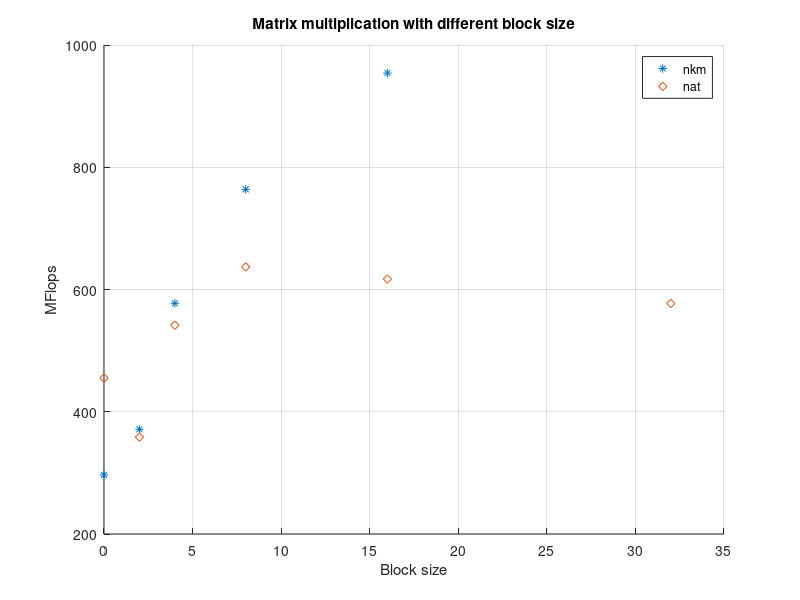
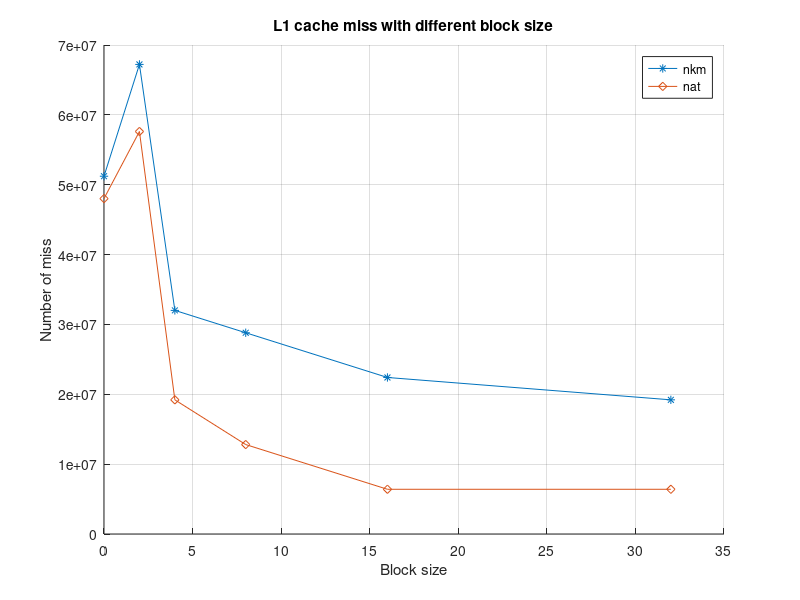
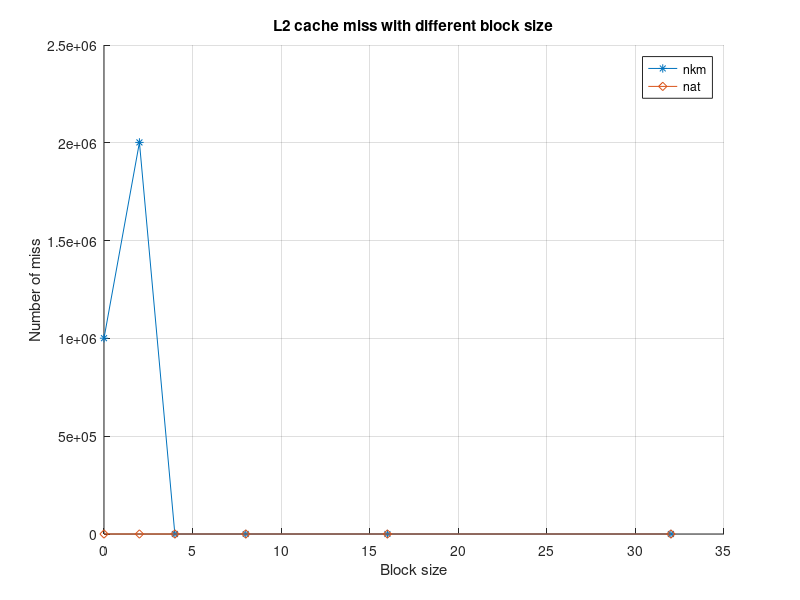

These charts were generated, in order, by the following MATLAB code:
clear all;
close all;
clc;

load("part4_mflops_nkm_mnk.dat");
figure;
grid on; hold on;
plot(part4_mflops_nkm_mnk(:,1),part4_mflops_nkm_mnk(:,2),"*");
plot(part4_mflops_nkm_mnk(:,1),part4_mflops_nkm_mnk(:,3),"d");
title("Matrix multiplication with different block size");
legend("nkm","nat");
xlabel("Block size");
ylabel("MFlops");

%%
close all;
clc;
load("part4_l1_l2_miss_nkm_mnk.dat")

figure;
grid on; hold on;
plot(part4_l1_l2_miss_nkm_mnk(:,1),part4_l1_l2_miss_nkm_mnk(:,2),"-*");
plot(part4_l1_l2_miss_nkm_mnk(:,1),part4_l1_l2_miss_nkm_mnk(:,3),"-d");
xlabel("Block size");
ylabel("Number of miss");
title("L1 cache miss with different block size");
legend("nkm","nat");
figure;
grid on; hold on;
plot(part4_l1_l2_miss_nkm_mnk(:,1),part4_l1_l2_miss_nkm_mnk(:,4),"-*");
plot(part4_l1_l2_miss_nkm_mnk(:,1),part4_l1_l2_miss_nkm_mnk(:,5),"-d");
legend("nkm","nat");
xlabel("Block size");
ylabel("Number of miss");
title("L2 cache miss with different block size");